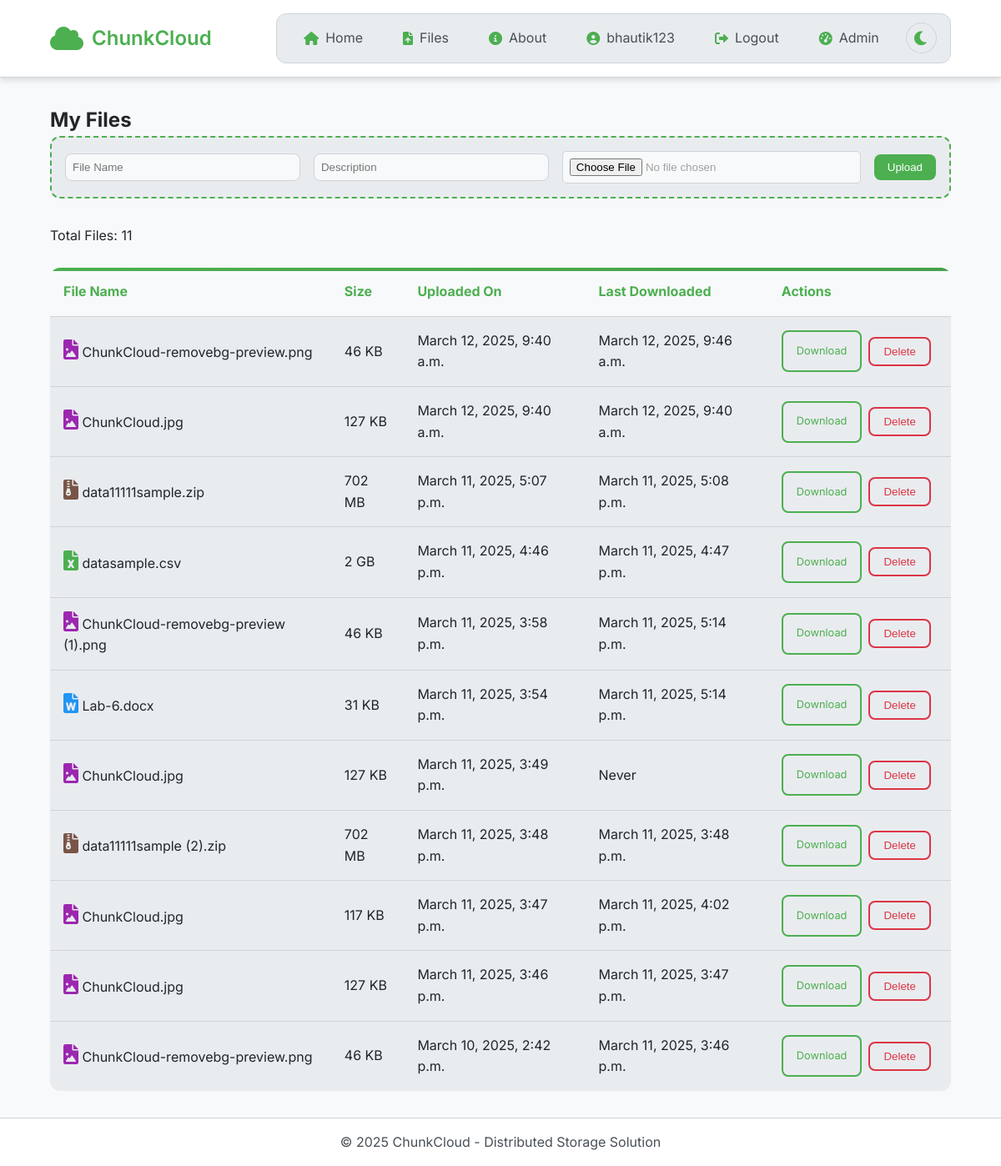
/files/ (signed in), run on an earlier commit of the app's database.
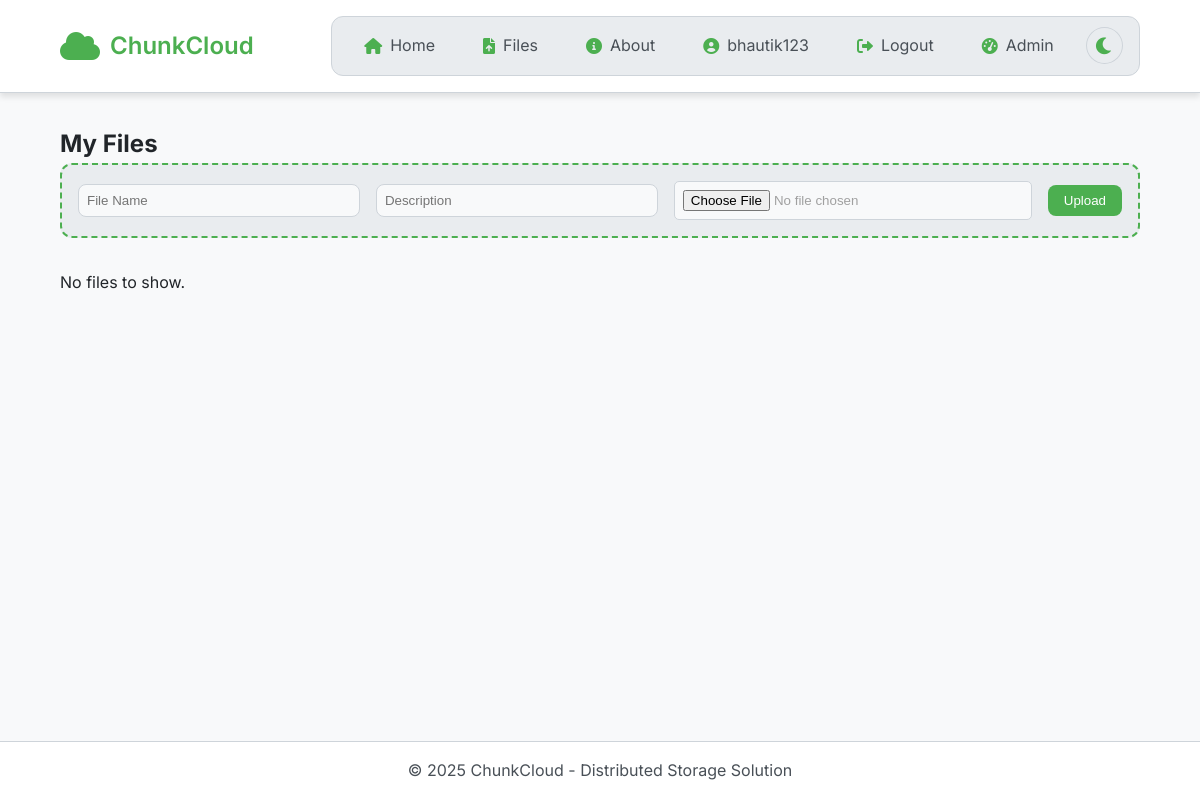
And on a later commit of the database.
### storage_app/models.py (models this page shows, shortened)
class FileMetadata(models.Model):
    user = models.ForeignKey(User, on_delete=models.CASCADE, related_name="files")
    file_id = models.CharField(max_length=100, unique=True, default=generate_file_id)
    file_name = models.CharField(max_length=255)  # filename with extension
    file_url = models.URLField(max_length=500, null=True)
    description = models.TextField(blank=True, null=True)
    file_size = models.PositiveBigIntegerField()
    original_checksum = models.CharField(
        max_length=64,
        null=True,
        help_text="Checksum of the complete original file and updated in the checksum function"
    )
    is_chunked = models.BooleanField(
        default=False,
        help_text="Indicates if the file has been split into chunks"
    )
    total_chunks = models.PositiveIntegerField(
        default=1,
        help_text="Total number of chunks for this file"
    )
    uploaded_at = models.DateTimeField(auto_now_add=True)
    last_downloaded_at = models.DateTimeField(blank=True, null=True)
    class Meta:
        ordering = ['-uploaded_at']  # Most recent files first
        verbose_name = "File Metadata"
        verbose_name_plural = "File Metadata"

### storage_app/views.py (the view)
# urls.py: path('files/', views.files_view, name='files'),
@login_required(login_url='login')
def files_view(request):
    user_files = FileMetadata.objects.filter(user=request.user).order_by("-uploaded_at")
    if request.method == 'POST':
        form = FileUploadForm(request.POST, request.FILES)
        if form.is_valid():
            file = request.FILES['file']
            operation_log = FileOperationLog.log_operation(
                user=request.user,
                file_name=file.name,
                operation_type='upload',
                status=FileOperationStatus.UPLOADING
            )
            try:
                file_metadata = chunk_file(
                    file,
                    request.user,
                    description=form.cleaned_data.get('description')
                )
                if file_metadata:
                    operation_log.status = FileOperationStatus.UPLOAD_COMPLETE
                    operation_log.file_id = file_metadata.file_id
                    operation_log.save()
                    messages.success(request, "File uploaded successfully")
                    return redirect('files')
                else:
                    operation_log.status = FileOperationStatus.UPLOAD_FAILED
                    operation_log.error_message = "Chunking process failed"
                    operation_log.save()
                    raise Http404("File upload failed")
            except Exception as e:
                operation_log.status = FileOperationStatus.UPLOAD_FAILED
                operation_log.error_message = str(e)
                operation_log.save()
                raise Http404("File upload failed")
    else:
        form = FileUploadForm()
    return render(request, "files.html", {
        "files": user_files,
        "files_count": user_files.count(),
        "form": form
    })

### storage_app/forms.py
class FileUploadForm(forms.ModelForm):
    class Meta:
        model = FileMetadata
        fields = ['file_name', 'description']
    file = forms.FileField(required=True)  # File field that gets stored in MinIO

### storage_app/models.py (called while the page is built)
def generate_file_id():
    return f"{uuid.uuid4().hex}_{int(now().timestamp())}"

### storage_app/templates/files.html (shortened to what this page needs)
{% extends "index.html" %}
{% load static %}
{% block content %}
    <h2>My Files</h2>
    <form id="upload-form" method="post" enctype="multipart/form-data">
        <input type="text" name="file_name" id="file-name" placeholder="File Name" required>
        <input type="text" name="description" id="description" placeholder="Description">
        <input type="file" name="file" id="file-input" required style="display: inline-block; color: #a0a0a0; border-radius: 5px; cursor: pointer;">
        <button type="submit" id="upload-submit-btn">Upload</button>
    </form>
    {% if files %}
    <div class="file-count" id="file-counter" >Total Files: {{ files|length }} </div>
    <br>
    <table>
        <thead class="gradient-top-border">
            <tr>
                <th>File Name</th>
                <th>Size</th>
                <th>Uploaded On</th>
                <th>Last Downloaded</th>
                <th>Actions</th>
            </tr>
        </thead>
        <tbody>
            {% for file in files %}
            <tr>
                <td>
                    <i class="fas
        {% if file.file_name|lower|slice:"-3:" == 'pdf' %}fa-file-pdf css_file_icon_pdf
        {% elif file.file_name|lower|slice:"-3:" in 'doc,docx' %}fa-file-word css_file_icon_doc
        {% elif file.file_name|lower|slice:"-4:" in '.zip' or file.file_name|lower|slice:"-3:" in 'zip' %}fa-file-archive css_file_icon_zip
        {% elif file.file_name|lower|slice:"-3:" in 'xls,xlsx,csv' %}fa-file-excel css_file_icon_xls
        {% elif file.file_name|lower|slice:"-3:" in 'jpg,png,gif' %}fa-file-image css_file_icon_image
        {% elif file.file_name|lower|slice:"-3:" in 'mp4,avi,mov,wmv,mkv,flv,webm' %}fa-file-video css_file_icon_video
        {% elif file.is_folder %}fa-folder css_file_icon_folder
        {% else %}fa-file css_file_icon_default
        {% endif %} css_file_icon"></i>
                    {{ file.file_name }}</td>
                <td>{% if file.file_size < 1024 %}
                    {{ file.file_size }} bytes
                {% elif file.file_size < 1048576 %}
                    {% widthratio file.file_size 1024 1 %} KB
                {% elif file.file_size < 1073741824 %}
                    {% widthratio file.file_size 1048576 1 %} MB
                {% elif file.file_size < 1099511627776 %}
                    {% widthratio file.file_size 1073741824 1 %} GB
                {% else %}
                    {% widthratio file.file_size 1099511627776 1 %} TB
                {% endif %}</td>
                <td>{{ file.uploaded_at|date:"F j, Y, g:i a" }}</td>
                <td>
                    {% if file.last_downloaded_at %}
                        {{ file.last_downloaded_at|date:"F j, Y, g:i a" }}
                    {% else %}
                        Never
                    {% endif %}
                </td>
                <td>
                    <div class="file-actions">
                        <a href="{% url 'download_file' file_id=file.file_id %}" style="text-decoration: none;" class="download-btn"
                            data-file-id="{{ file.file_id }}"
                            data-file-name="{{ file.file_name }}" download><div id="download-status-{{ file.file_id }}" class="download-status">Download</div></a>
                            <button class="delete-btn"
                                data-file-id="{{ file.file_id }}">Delete</button>
                </td>
            </tr>
            {% endfor %}
        </tbody>
    </table>
    {% else %}
        <p>No files to show.</p>
    {% endif %}
{% endblock %}

### storage_app/templates/index.html (shortened to what this page needs)
{% load static %}
<!DOCTYPE html>
<html lang="en" data-theme="dark">
<head>
    <link rel="stylesheet" href="https://cdnjs.cloudflare.com/ajax/libs/font-awesome/6.0.0-beta3/css/all.min.css">
    <link rel="stylesheet" href="{%static 'css/style.css'%}">
</head>
<body>
    <header>
        <div class="navbar">
            <a href="{% url 'index' %}" style="text-decoration: none;" >
            <div class="logo">
                <i class="fas fa-cloud"></i>
                ChunkCloud
            </div></a>
            <nav>
                <a href="{% url 'index' %}">
                    <i class="fas fa-home"></i> Home
                <a href="{% url 'files' %}">
                    <i class="fas fa-file-upload"></i> Files
                </a></a>
                <a href="{% url 'about' %}" class="about">
                    <i class="fas fa-info-circle"></i> About
                </a>
                {% if user.is_authenticated %}
                    <a href="{% url 'profile' %}">
                        <i class="fas fa-user-circle"></i> {{ user.username }}
                    </a>
                    <a href="{% url 'logout' %}">
                        <i class="fas fa-sign-out-alt"></i> Logout
                    </a>
                {% endif %}
                {% if user.is_authenticated %}
                    <a href="{% url 'admin_dashboard' %}">
                        <i class="fas fa-tachometer-alt"></i> Admin
                    </a>
                {% endif %}
                <button class="theme-toggle" aria-label="Toggle Theme">
                    <i class="fas fa-adjust"></i>
                </button>
            </nav>
        </div>
    </header>
    <main>
        {% block content %}
        {% endblock %}
    </main>
    <footer>
        <p>&copy; 2025 ChunkCloud - Distributed Storage Solution</p>
    </footer>
</body>
</html>

### storage_app/static/css/style.css (style rules this page uses)
:root { --background-primary: #f8f9fa; --background-secondary: #ffffff; --text-primary: #212529; --text-secondary: #495057; --accent-primary: #4CAF50; --accent-secondary: #45a049; --surface: #e9ecef; --border-color: #ced4da; --hover-overlay: rgba(76, 175, 80, 0.1); --download-color: #007bff; --upload-color: #ffc107; --success-color: #28a745; --error-color: #dc3545; }
:root { --background-primary: #0f1011; --background-secondary: #1a1c1e; --text-primary: #e6e6e6; --text-secondary: #a0a0a0; --accent-primary: #4CAF50; --accent-secondary: #45a049; --surface: #252728; --border-color: #2c3e50; --hover-overlay: rgba(76, 175, 80, 0.1); --background-primary: #0f1011; --background-secondary: #1a1c1e; --text-primary: #e6e6e6; --text-secondary: #a0a0a0; --accent-primary: #4CAF50; --accent-secondary: #45a049; --surface: #252728; --border-color: #2c3e50; --download-color: #2196F3; --upload-color: #FFC107; --success-color: #4CAF50; --error-color: #F44336; --background-primary: #0f1011; --background-secondary: #1a1c1e; --text-primary: #e6e6e6; --text-secondary: #a0a0a0; --accent-primary: #4CAF50; --accent-secondary: #45a049; --surface: #252728; --border-color: #2c3e50; }
* { margin: 0; padding: 0; box-sizing: border-box; scrollbar-width: thin; scrollbar-color: var(--accent-primary) var(--background-secondary); }
body { font-family: 'Inter', sans-serif; background-color: var(--background-primary); color: var(--text-primary); line-height: 1.6; min-height: 100vh; display: flex; flex-direction: column; }
a { text-decoration: none !important; }
.theme-toggle { background: transparent; border: none; cursor: pointer; padding: 8px; border-radius: 50%; color: var(--text-primary); display: flex; align-items: center; justify-content: center; transition: background-color 0.3s ease; }
.theme-toggle i { font-size: 1.2rem; }
header { background-color: var(--background-secondary); border-bottom: 1px solid var(--border-color); padding: 1rem 5%; position: sticky; top: 0; z-index: 1000; backdrop-filter: blur(10px); box-shadow: 0 4px 6px rgba(0, 0, 0, 0.1); }
.navbar { display: flex; justify-content: space-between; align-items: center; max-width: 1400px; margin: 0 auto; }
.logo { display: flex; align-items: center; font-size: 1.5rem; font-weight: 600; color: var(--accent-primary); }
.logo i { margin-right: 10px; font-size: 2rem; }
nav { display: flex; align-items: center; gap: 1rem; background-color: var(--surface); padding: 0.5rem 1rem; border-radius: 12px; border: 1px solid var(--border-color); }
nav a { opacity: 1; color: var(--text-secondary); text-decoration: none; padding: 0.5rem 1rem; border-radius: 8px; transition: all 0.3s ease; display: flex; align-items: center; gap: 0.5rem; position: relative; overflow: hidden; }
nav a::before { content: ''; position: absolute; top: 0; left: 0; width: 100%; height: 100%; background-color: var(--hover-overlay); transform: scaleX(0); transform-origin: right; transition: transform 0.3s ease; z-index: -1; }
nav a i { color: var(--accent-primary); transition: color 0.3s ease; }
.theme-toggle { background-color: var(--surface); border: 1px solid var(--border-color); color: var(--accent-primary); padding: 0.5rem; border-radius: 50%; display: flex; align-items: center; justify-content: center; cursor: pointer; transition: all 0.3s ease; }
main { flex-grow: 1; padding: 2rem 5%; width: 100%; max-width: 1400px; margin: 0 auto; }
footer { background-color: var(--background-secondary); color: var(--text-secondary); text-align: center; padding: 1rem; border-top: 1px solid var(--border-color); }
#upload-form { display: flex; align-items: center; gap: 1rem; background-color: var(--surface); border-radius: 12px; padding: 1rem; margin-bottom: 2rem; border: 2px dashed var(--accent-primary); transition: all 0.3s ease; }
#upload-form input[type="text"], #upload-form input[type="file"] { background-color: var(--background-primary); border: 1px solid var(--border-color); color: var(--text-primary); padding: 0.5rem; border-radius: 8px; flex-grow: 1; }
#upload-submit-btn { background-color: var(--accent-primary); color: white; border: none; padding: 0.5rem 1rem; border-radius: 8px; cursor: pointer; transition: all 0.3s ease; }

What changed in the data, as far as the page shows it:
removed FileMetadata: file_name "ChunkCloud-removebg-preview.png", file_size "46", uploaded_at "March 12, 2025, 9:40 a.m.", last_downloaded_at "March 12, 2025, 9:46 a.m."
removed FileMetadata: file_name "ChunkCloud.jpg", file_size "127", uploaded_at "March 12, 2025, 9:40 a.m.", last_downloaded_at "March 12, 2025, 9:40 a.m."
removed FileMetadata: file_name "data11111sample.zip", file_size "702", uploaded_at "March 11, 2025, 5:07 p.m.", last_downloaded_at "March 11, 2025, 5:08 p.m."
removed FileMetadata: file_name "datasample.csv", file_size "2", uploaded_at "March 11, 2025, 4:46 p.m.", last_downloaded_at "March 11, 2025, 4:47 p.m."
removed FileMetadata: file_name "ChunkCloud-removebg-preview (1).png", file_size "46", uploaded_at "March 11, 2025, 3:58 p.m.", last_downloaded_at "March 11, 2025, 5:14 p.m."
removed FileMetadata: file_name "Lab-6.docx", file_size "31", uploaded_at "March 11, 2025, 3:54 p.m.", last_downloaded_at "March 11, 2025, 5:14 p.m."
removed FileMetadata: file_name "ChunkCloud.jpg", file_size "127", uploaded_at "March 11, 2025, 3:49 p.m.", shows "Never"
removed FileMetadata: file_name "data11111sample (2).zip", file_size "702", uploaded_at "March 11, 2025, 3:48 p.m.", last_downloaded_at "March 11, 2025, 3:48 p.m."
removed FileMetadata: file_name "ChunkCloud.jpg", file_size "117", uploaded_at "March 11, 2025, 3:47 p.m.", last_downloaded_at "March 11, 2025, 4:02 p.m."
removed FileMetadata: file_name "ChunkCloud.jpg", file_size "127", uploaded_at "March 11, 2025, 3:46 p.m.", last_downloaded_at "March 11, 2025, 3:47 p.m."
removed FileMetadata: file_name "ChunkCloud-removebg-preview.png", file_size "46", uploaded_at "March 10, 2025, 2:42 p.m.", last_downloaded_at "March 11, 2025, 3:46 p.m."
Also different on the page:
{{ files|length }}: "11" → (not shown)
text no longer shown: "Total Files: File Name Size Uploaded On Last Downloaded Actions"
text now shown: "No files to show."
